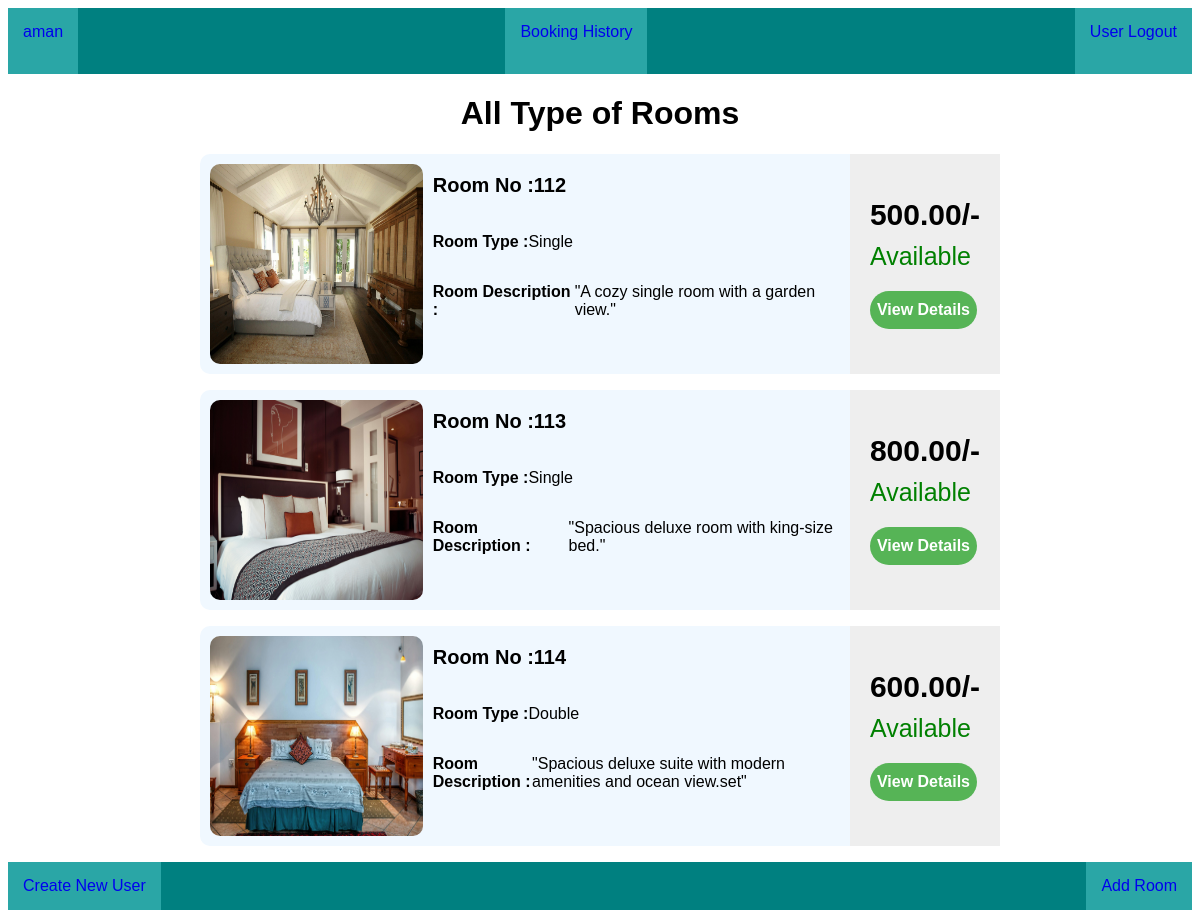
The page / (signed in) on the database its author committed.
### app/models.py (models this page shows, shortened)
class Room(models.Model):
    Room_no = models.CharField(max_length=10)
    Room_type = models.CharField(max_length=20)
    Room_description = models.TextField()
    Price_per_night = models.DecimalField(max_digits=10, decimal_places=2)
    Room_available = models.BooleanField(default=True)
    image = models.ImageField(upload_to='rooms/',null=True,blank=True)
    user = models.ForeignKey(User, on_delete=models.CASCADE)

### app/views.py (the view)
# urls.py: path('',homepage),
@login_required(login_url='/userlogin')
def homepage(request):
    profile = Profile.objects.get(user=request.user)
    if profile.is_vendor:
        rooms = Room.objects.filter(user=request.user)
        booking = Booking.objects.filter(user=request.user)
        return render(request, 'Index.html', {'rooms': rooms, 'booking': booking})
    else:
        rooms = Room.objects.all()
        return render(request, 'Index.html', {'rooms': rooms, 'user': request.user})

### Template/Index.html (shortened to what this page needs)
{% include 'nav.html' %}
{% load static %}
<!DOCTYPE html>
<html lang="en">
<head>
    <link rel="stylesheet" href="{% static 'room.css' %}">
</head>
<body>
    <h1 style="text-align: center;"> All Type of Rooms</h1>
    <div class="room-items">
        {% for r in rooms %}
        <div class="room-item">
            <div class="img-comp">
                {% if r.image %}
                <img src="{{ r.image.url }}" class="room-image" />
                {% endif %}
            </div>
            <div class="right-comp">
                <div>
                    <div class="flx align-center" style="font-size: 20px; font-weight: bold;">
                        <b>Room No : </b>
                        <p>{{r.Room_no}}</p>
                    </div>
                    <div class="flx align-center">
                        <b>Room Type : </b>
                        <p>{{r.Room_type}}</p>
                    </div>
                    <div class="flx align-center">
                        <b>Room Description : </b>
                        <p>{{r.Room_description}}</p>
                    </div>
                </div>
                <div class="end-comp">
                    <div>
                        <div class="price">{{r.Price_per_night}}/-</div>
                        {% if r.Room_available == True %}
                        <div class="avail">Available</div>
                        {% else %}
                        <div class="not-avail">Not Available</div>
                        {% endif %}
                        {% if r.Room_available %}
                        <button class="button" style=" margin-top: 20px;"><a href="/detail/{{r.id}}" class="view-details">View Details</a></button>
                    {% endif %}
                    </div>
                </div>
            </div>
        </div>
        {% endfor %}
    </div>
    <div style="justify-content: space-between; display: flex; background-color: teal;">
        {% if user.profile.is_vendor %}
        <div style="background-color: rgb(42, 166, 166);padding: 15px;">
            <a href="/createuser/">Create New User</a>
        </div>
        <div style="background-color: rgb(42, 166, 166);padding: 15px;">
            <a href="/Add_rooms/">Add Room</a>
        </div>
        {% endif %}
        </div>
</body>
</html>

### Template/nav.html (shortened to what this page needs)
{% load static %}
<!DOCTYPE html>
<html lang="en">
<head>
</head>
<body>
    <div>
        <div style="display: flex; justify-content: space-between;background-color: teal;">
            <div style="background-color: rgb(42, 166, 166);padding: 15px;">
                {% if user.is_authenticated %}
                    <a href="/profile">
                        {{user.username}}
                    </a>
                {% else %}
                    <a href="/userlogin">
                        User Login
                    </a>
                {% endif %}
            </div>
            {% if user.profile.is_vendor %}
            <div style="background-color: rgb(42, 166, 166);padding: 15px;">
                <a href="/booking_history/">
                    Booking History
                </a>
            </div>
            {% endif %}
            <div style="background-color: rgb(42, 166, 166);padding: 15px;">
                    <a href="/userlogout/">
                        User Logout
                    </a>
                <br> <br>
            </div>
        </div>
    </div>
</body>
</html>

### app/static/room.css (style rules this page uses)
html { font-family: Arial, Helvetica, sans-serif; }
.room-item { display: flex; flex-wrap: nowrap; background-color: aliceblue; margin-bottom: 16px; cursor: pointer; border-radius: 10px; }
.img-comp { padding: 10px; height: 200px; width: 300px; }
.room-item img { border: 1px; border-radius: 10px; height: 100%; width: 100%; }
.room-items { width: 800px; margin: 0 auto; }
.right-comp { width: 100%; display: flex; justify-content: space-between; }
.end-comp { background-color: rgb(238, 238, 238); display: flex; align-items: center; padding: 20px; }
.price { font-size: 30px; font-weight: bold; margin-bottom: 10px; }
.avail { font-size: 25px; color: green; }
.align-center { align-items: center; }
.flx { display: flex; }
.button { background-color: rgb(86, 180, 86); font-size: 16px; font-weight: bold; padding: 10px 7px; border-radius: 20px; color: white; outline: none; border: none; }
.button a { color: white; }
a { text-decoration: none; }

### rows shown on the page
Room: image (picture), Room_no "112", Room_type "Single", Room_description "\"A cozy single room with a garden view.\"", Price_per_night "500.00", Room_available "Available"
Room: image (picture), Room_no "113", Room_type "Single", Room_description "\"Spacious deluxe room with king-size bed.\"", Price_per_night "800.00", Room_available "Available"
Room: image (picture), Room_no "114", Room_type "Double", Room_description "\"Spacious deluxe suite with modern amenities and ocean view.set\"", Price_per_night "600.00", Room_available "Available"

### other values the page prints
{{ user.username }} "aman"
